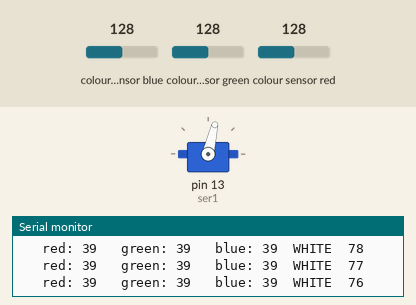
Recording of a sketch running on a simulated Arduino Uno, built with avr-gcc and run on an emulated ATmega328P. Parts: servo, the last lines printed to the serial monitor. Wiring (inferred from the names in the program): TCS3200 colour sensor: output pin 10; S2 pin 12; S3 pin 11; S0 pin 8; S1 pin 9. Inputs (shaded band) come from the test bench; at power-on: colour sensor green 128, colour sensor red 128, colour sensor blue 128.

Above: at 5.2 s.
5.3 s: colour sensor green set to 5
7.6 s: colour sensor red set to 13
9.1 s: colour sensor red set to 10
At 13.5 s:
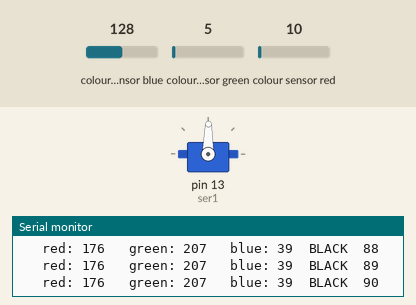
At 19.0 s:
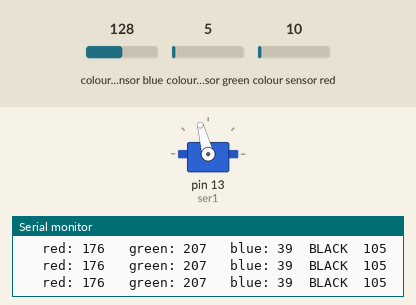
Timing chart, 0 to 19.6 s (numbered marks = the images above; inputs shaded):
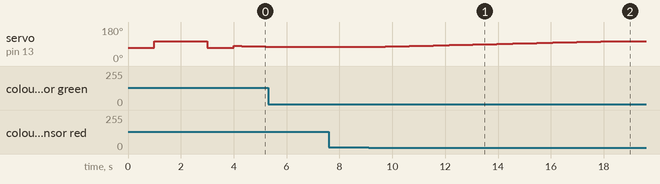

The sketch:

sevo.ino
```cpp
#include<Servo.h>
Servo ser1;
const int s0 = 8;
const int s1 = 9;
const int s2 = 12;
const int s3 = 11;
const int out = 10;

// Variables
int red = 0;
int green = 0;
int blue = 0;
int g=80;
void setup()
{
  Serial.begin(115200);
  pinMode(s0, OUTPUT);
  pinMode(s1, OUTPUT);
  pinMode(s2, OUTPUT);
  pinMode(s3, OUTPUT);
  pinMode(out, INPUT);
  digitalWrite(s0, HIGH);
  digitalWrite(s1, HIGH);
  ser1.attach(13,650,2400);

 ser1.write(70);
  delay(1000);
  ser1.write(105);
  delay(2000);
  ser1.write(70);
  delay(1000);
}

void loop()
{
  color();

  Serial.print("   red: ");
  Serial.print(red);
  Serial.print("   green: ");
  Serial.print(green);
  Serial.print("   blue: ");
  Serial.print(blue);
   if (red>=170 && green>=200)
  {
     Serial.print("  BLACK  ");
    up();
  }else if (red<=120 && green <=120)
  {
     Serial.print("  WHITE  ");
     down();
  }else if (red>=65 && red <=130 && green>=200 )
  {
     Serial.print("  MAGENTA  ");
  }else{
  Serial.print("  ----  ");
  }
  Serial.println(g);
  delay(300);
 }

void color()
{
  digitalWrite(s2, LOW);
  digitalWrite(s3, LOW);
  red = pulseIn(out, digitalRead(out) == HIGH ? LOW : HIGH);
  digitalWrite(s3, HIGH);
  blue = pulseIn(out, digitalRead(out) == HIGH ? LOW : HIGH);
  digitalWrite(s2, HIGH);
  green = pulseIn(out, digitalRead(out) == HIGH ? LOW : HIGH);
}
void up(){
  // put your main code here, to run repeatedly:
  ser1.write(g);
  if(g<105)  g=g+1;
}
void down(){
  // put your main code here, to run repeatedly:
  ser1.write(g);
  if(g>69)  g=g-1;
}
```

Measured:
- after the input at 5.3 s, servo on pin 13 (ser1): stays 76° (without the input it goes to 75° after 0.21 s)
- after the input at 9.1 s, servo on pin 13 (ser1): 76° → 75° at once, → 76° 0.30 s later, → 77° 0.30 s later, → 78° 0.30 s later, … (31 changes in this stretch)
